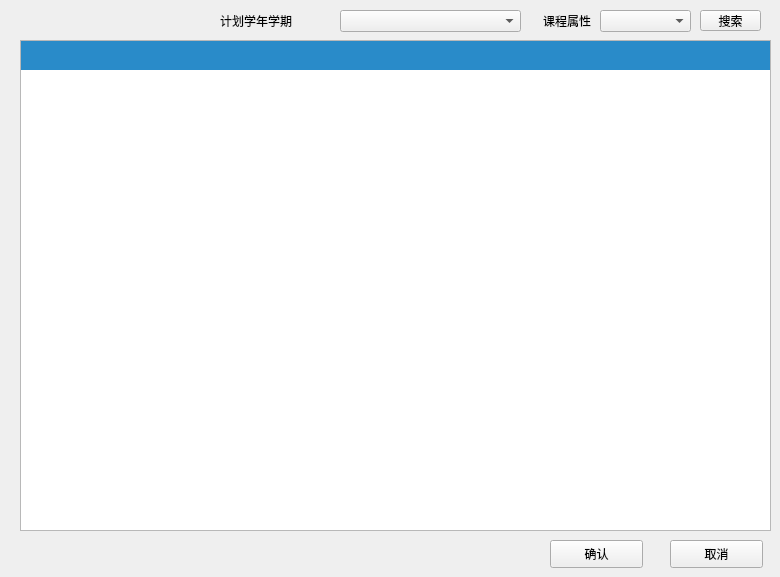
         <widget class="QWidget" name="Program_course_Page">
          <widget class="QTableView" name="Program_course_view">
           <property name="geometry">
            <rect>
             <x>20</x>
             <y>40</y>
             <width>751</width>
             <height>491</height>
            </rect>
           </property>
           <property name="styleSheet">
            <string notr="true">QTableView QTableCornerButton::section {
    color: white;/*文字颜色*/
    background-color: rgb(41, 139, 201);/*背景色*/
    border: 5px solid #418bc9;/*边框*/
    border-radius:0px;/*边框圆角*/
    border-color: rgb(41, 139, 201);/*边框颜色*/
    font: 10px;/*字体大小*/
    padding:0px 0 0 0px;/*内边距*/
 }

QHeaderView {
    color: white;
    font: bold 10pt;
    background-color: rgb(41, 139, 201);
    border: 0px solid rgb(144, 144, 144);
    border:0px solid rgb(191,191,191);
    border-left-color: rgba(255, 255, 255, 0);
    border-top-color: rgba(255, 255, 255, 0);
    border-radius:0px;
    min-height:29px;
}

QHeaderView::section {
    color: white;
    background-color:rgb(41, 139, 201);
    border: 5px solid #f6f7fa;
    border-radius:0px;
    border-color:rgb(41, 139, 201);
}</string>
           </property>
           <attribute name="verticalHeaderVisible">
            <bool>false</bool>
           </attribute>
          </widget>
          <widget class="QLabel" name="label_56">
           <property name="geometry">
            <rect>
             <x>220</x>
             <y>10</y>
             <width>111</width>
             <height>21</height>
            </rect>
           </property>
           <property name="text">
            <string>计划学年学期</string>
           </property>
          </widget>
          <widget class="QComboBox" name="comboBox">
           <property name="geometry">
            <rect>
             <x>340</x>
             <y>10</y>
             <width>181</width>
             <height>22</height>
            </rect>
           </property>
           <item>
            <property name="text">
             <string/>
            </property>
           </item>
           <item>
            <property name="text">
             <string>2018-2019学年第一学期(两学期)</string>
            </property>
           </item>
           <item>
            <property name="text">
             <string>2018-2019学年第二学期(两学期)</string>
            </property>
           </item>
           <item>
            <property name="text">
             <string>2019-2020学年第一学期(两学期)</string>
            </property>
           </item>
           <item>
            <property name="text">
             <string>2019-2020学年第二学期(两学期)</string>
            </property>
           </item>
           <item>
            <property name="text">
             <string>2020-2021学年第一学期(两学期)</string>
            </property>
           </item>
           <item>
            <property name="text">
             <string>2020-2021学年第二学期(两学期)</string>
            </property>
           </item>
           <item>
            <property name="text">
             <string>2021-2022学年第一学期(两学期)</string>
            </property>
           </item>
           <item>
            <property name="text">
             <string>2021-2022学年第二学期(两学期)</string>
            </property>
           </item>
          </widget>
          <widget class="QComboBox" name="comboBox_2">
           <property name="geometry">
            <rect>
             <x>600</x>
             <y>10</y>
             <width>91</width>
             <height>22</height>
            </rect>
           </property>
           <item>
            <property name="text">
             <string/>
            </property>
           </item>
           <item>
            <property name="text">
             <string>限选</string>
            </property>
           </item>
           <item>
            <property name="text">
             <string>必修</string>
            </property>
           </item>
           <item>
            <property name="text">
             <string>选修</string>
            </property>
           </item>
           <item>
            <property name="text">
             <string>任选</string>
            </property>
           </item>
           <item>
            <property name="text">
             <string>辅修</string>
            </property>
           </item>
          </widget>
          <widget class="QLabel" name="label_57">
           <property name="geometry">
            <rect>
             <x>520</x>
             <y>10</y>
             <width>71</width>
             <height>21</height>
            </rect>
           </property>
           <property name="text">
            <string>课程属性</string>
           </property>
           <property name="alignment">
            <set>Qt::AlignRight|Qt::AlignTrailing|Qt::AlignVCenter</set>
           </property>
          </widget>
          <widget class="QPushButton" name="pushButton_9">
           <property name="geometry">
            <rect>
             <x>700</x>
             <y>10</y>
             <width>61</width>
             <height>21</height>
            </rect>
           </property>
           <property name="text">
            <string>搜索</string>
           </property>
          </widget>
          <widget class="QPushButton" name="pushButton_10">
           <property name="geometry">
            <rect>
             <x>550</x>
             <y>540</y>
             <width>93</width>
             <height>28</height>
            </rect>
           </property>
           <property name="text">
            <string>确认</string>
           </property>
          </widget>
          <widget class="QPushButton" name="pushButton_11">
           <property name="geometry">
            <rect>
             <x>670</x>
             <y>540</y>
             <width>93</width>
             <height>28</height>
            </rect>
           </property>
           <property name="text">
            <string>取消</string>
           </property>
          </widget>
         </widget>
